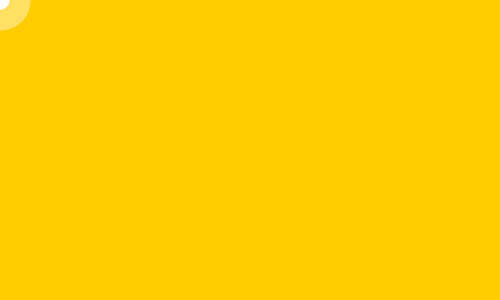
Frame 1 (no input)
Frame 60 (the mouse pressed at the canvas centre just before this capture): identical to frame 1, image omitted
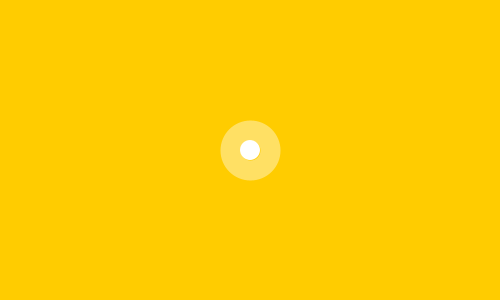
Frame 120 (the mouse held since frame 60 and released just before this capture)

The Processing sketch that drew these frames (run headless with seeded random() and noise(); from frame 60 on, the mouse is pressed at the canvas centre):

// Processing sketch: processing_107656
// ── processing_107656.pde

float x = 1;
float y = 1;
 
void setup() {
  size(500, 300);
  strokeWeight(40.0);
  stroke(255, 100);
}
 
void draw() {
  background(255, 204, 0);;
  x = mouseX;
  y = mouseY;
  ellipse(x, y, 20, 20);
}
